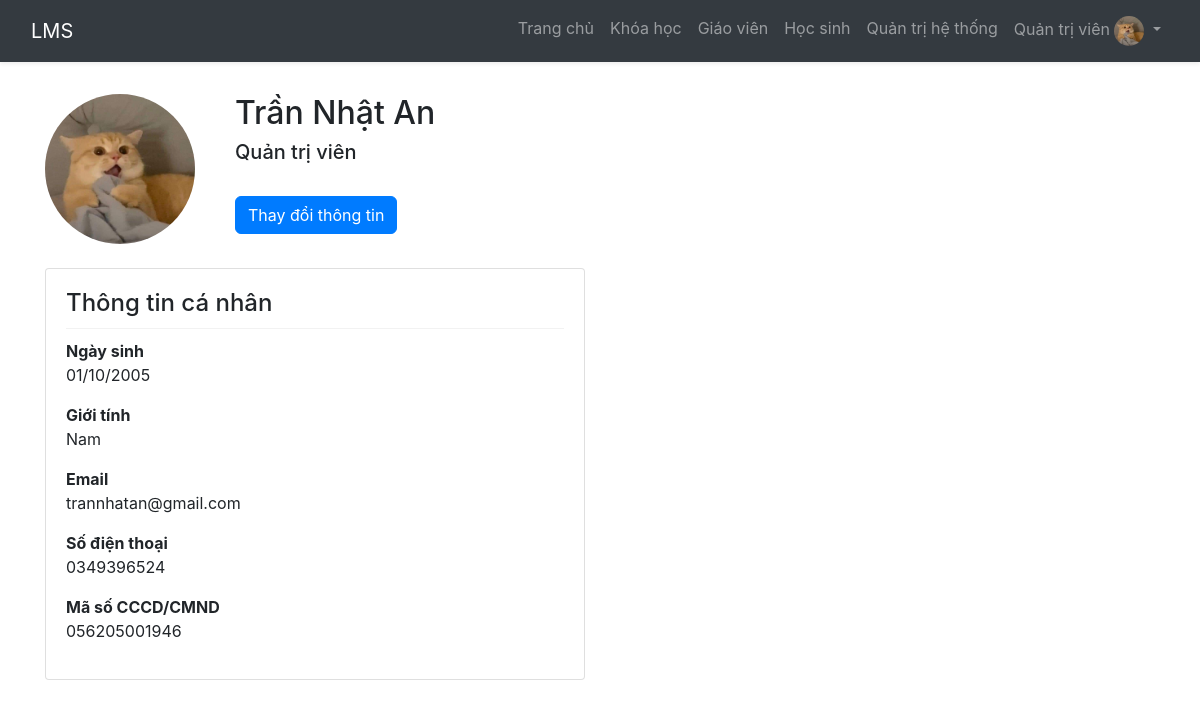
Page /admin/my.php (signed in) on the committed database.
### tables this page shows
CREATE TABLE user_role
(
    user_id BIGINT NOT NULL,
    role_id INT  NOT NULL,
    PRIMARY KEY (user_id, role_id)
);

CREATE TABLE user
(
    user_id BIGINT PRIMARY KEY NOT NULL AUTO_INCREMENT,
    full_name VARCHAR(50) NOT NULL,
    date_of_birth DATE NOT NULL ,
    gender CHAR(1) NOT NULL,
    address VARCHAR(255) NOT NULL,
    phone VARCHAR(15) NOT NULL,
    email VARCHAR(255) NOT NULL,
    citizen_id VARCHAR(15) NOT NULL,
    image VARCHAR(255) NULL
);

### admin/my.php (the view, shortened to what this page needs)
<?php
include_once('layout.php');
include_once('../config/connect.php');
if (isset($_SESSION['user_id']))
{
    $user_id = $_SESSION['user_id'];
    $sql = "SELECT * FROM user WHERE user_id = $user_id";
    $result = mysqli_query($dbconnect, $sql);
}
else
{
    $username_now = "User not logged in";
}
?>
<!DOCTYPE html>
<html lang="en">
<head>
    <link rel="stylesheet" href="https://stackpath.bootstrapcdn.com/bootstrap/4.5.2/css/bootstrap.min.css">
</head>
<body>
    <?php
        mysqli_data_seek($result, 0);
        $row = mysqli_fetch_assoc($result)
    ?>
    <header class="container mt-4">
        <div class="row">
            <div class="col-md-2">
                <img src="../assets/images/course1.jpg" alt="Profile Image" class="profile-image">
            </div>
            <div class="col-md-10">
                <h2><?php echo $row['full_name'];?></h2>
                <h5>Quản trị viên</h5> <br>
                <button class="btn btn-primary rounded-end rounded-start" type="button" onclick="loadContent('st_create_acc')">Thay đổi thông tin</button>
            </div>
        </div>
    </header>
    <div class="container mt-4">
        <div class="row">
            <div class="col-md-6">
                <div class="card">
                    <div class="card-body">
                        <h4>Thông tin cá nhân</h4>
                        <hr class="info-divider">
                        <p>
                            <b>Ngày sinh</b>
                            <br> <?php echo date('d/m/Y', strtotime($row['date_of_birth'])); ?>
                        </p>
                        <p>
                            <b>Giới tính</b>
                            <br> <?php echo ($row['gender'] == "M" ? "Nam":"Nữ");?>
                        </p>
                        <p>
                            <b>Email</b>
                            <br> <?php echo $row['email'];?>
                        </p>
                        <p>
                            <b>Số điện thoại</b>
                            <br> <?php echo $row['phone'];?>
                        </p>
                        <p>
                            <b>Mã số CCCD/CMND</b>
                            <br> <?php echo $row['citizen_id'];?>
                        </p>
                    </div>
                </div>
            </div>
        </div>
    </div>
</body>
</html>

### admin/layout.php (shortened to what this page needs)
<?php
include_once('../config/connect.php');
if (isset($_SESSION['full_name'])) {
    $sql_user = "SELECT * FROM user us
    INNER JOIN user_role ur ON us.user_id = ur.user_id WHERE us.full_name = ?";
    $stmt_user = mysqli_prepare($dbconnect, $sql_user);
    mysqli_stmt_bind_param($stmt_user, "s", $_SESSION['full_name']);
    mysqli_stmt_execute($stmt_user);
    $result_user = mysqli_stmt_get_result($stmt_user);
    $row_la = mysqli_fetch_array($result_user);
    if ($row_la['role_id'] == 3) {
        $username_now = $_SESSION['full_name'];
    } else {
        $username_now = "Quản trị viên";
    }
} else {
    $username_now = "User not logged in";
}
?>
<!DOCTYPE html>
<html lang="en">
<head>
    <link rel="stylesheet" href="https://cdn.jsdelivr.net/npm/bootstrap@5.3.0/dist/css/bootstrap.min.css">
</head>
<body class="with-navbar">
    <nav class="navbar navbar-expand-lg navbar-dark bg-dark fixed-top shadow-sm">
        <div class="container-fluid">
            <a class="navbar-brand" href="#">LMS</a>
            <div class="collapse navbar-collapse" id="navbarNav">
                <ul class="navbar-nav ms-auto">
                    <li class="nav-item">
                        <a class="nav-link" href="index.php">Trang chủ</a>
                    </li>
                    <li class="nav-item">
                        <a class="nav-link" href="courses.php">Khóa học</a>
                    </li>
                    <li class="nav-item">
                        <a class="nav-link" href="teacher.php">Giáo viên</a>
                    </li>
                    <li class="nav-item">
                        <a class="nav-link" href="student.php">Học sinh</a>
                    </li>
                    <li class="nav-item">
                        <a class="nav-link" href="admin.php">Quản trị hệ thống</a>
                    </li>
                    <li class="nav-item dropdown">
                        <?php if (isset($username_now)) : ?>
                            <a class="nav-link dropdown-toggle" href="#" id="navbarDropdown" role="button" data-bs-toggle="dropdown" aria-haspopup="true" aria-expanded="false">
                                <span>
                                    <?php echo $username_now; ?>
                                </span>
                                <img src="../assets/images/course1.jpg" alt="Avatar" class="rounded-circle" width="30" height="30">
                            </a>
                        <?php endif; ?>
                    </li>
                </ul>
            </div>
        </div>
    </nav>
</body>
</html>

### admin/layout.php (style rules this page uses)
body { padding-top: 70px; }

### admin/my.php (style rules this page uses)
.profile-image { border-radius: 50%; width: 150px; height: 150px; }
.info-divider { border: 0; height: 1px; background-color: #ccc; margin: 10px 0; }

### rows in the picture
user_role: role "Quản trị viên"
user: full_name "Trần Nhật An", date_of_birth "01/10/2005", email "trannhatan@gmail.com", phone "0349396524", citizen "056205001946"
